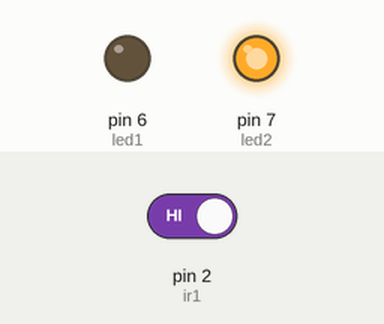
Simulated run of this sketch. Board: Arduino Uno, built with avr-gcc and run on an emulated ATmega328P. Parts: output pins drawn as LEDs (lit = HIGH). The test bench sets the inputs (shaded band); at power-on: pin 2 (ir1) HIGH.

Above: at 1.2 s.
1.3 s: pin 2 (ir1) driven LOW
At 2.1 s:
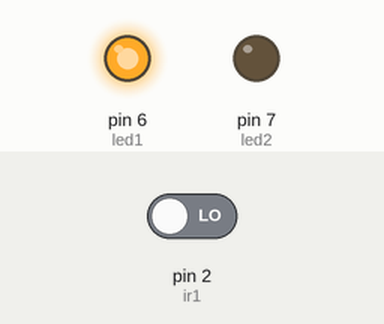
2.8 s: pin 2 (ir1) driven HIGH
At 3.3 s:
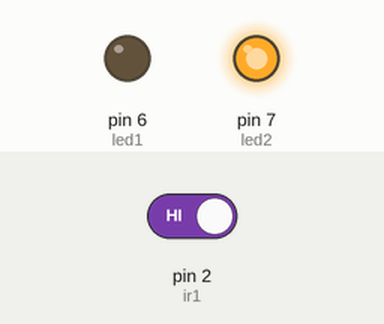
Timing chart, 0 to 5.8 s (numbered marks = the images above; inputs shaded):
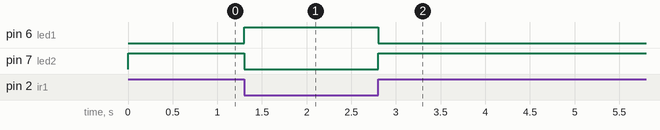

The sketch:

TouchlessDoorbell.ino
```cpp
int ir1=2;
int led1=6;
int led2=7;

int proxy1=0;
int proxy2=0;

void setup()
{
  Serial.begin(9600);
  pinMode(ir1,INPUT);
  pinMode(led1,OUTPUT);
  pinMode(led2,OUTPUT);
}

void loop(){
  proxy1=digitalRead(ir1);

if(proxy1==LOW)
{
  digitalWrite(led1,HIGH);
  digitalWrite(led2,LOW);
//  Serial.println("The person is waiting");
  analogWrite(led2,10);
// delay(1000);
}
else
{
  digitalWrite(led1,LOW);
  digitalWrite(led2,HIGH);
//  Serial.println("The cabin empty");
//  digitalWrite(led3,LOW);
//    delay(1000);
}

}
```

Measured:
- after the input at 1.3 s, pin 6 (led1): LOW → HIGH at once; pin 7 (led2): HIGH → LOW at once
- after the input at 2.8 s, pin 6 (led1): HIGH → LOW at once; pin 7 (led2): LOW → HIGH at once
